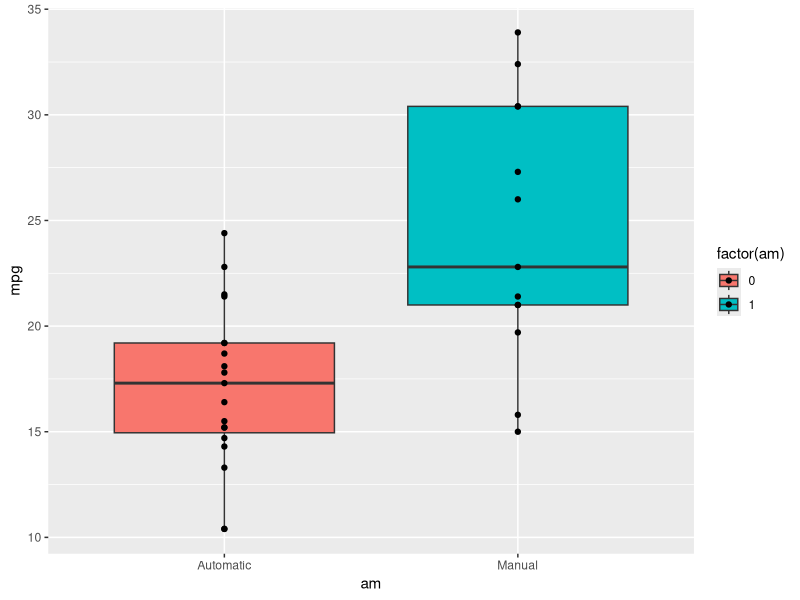
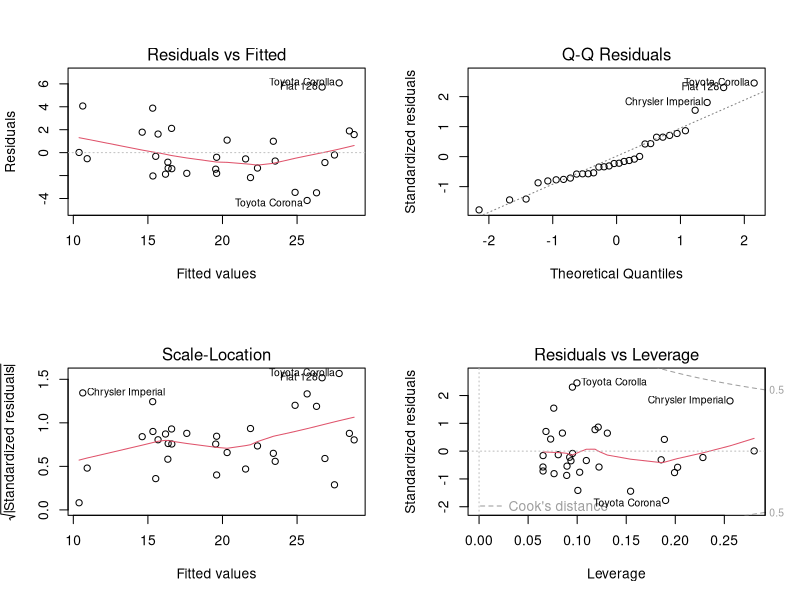

Reproduce these figures in R, in order.
## ---- chunk 1
library(ggplot2)
library(GGally)
library(car)
library(knitr)
data(mtcars)
Sys.setlocale("LC_TIME", "English")
## ---- chunk 2
head(mtcars,5)
## ---- chunk 3
range(mtcars$mpg); mean(mtcars$mpg)
## ---- chunk 4
rng <- range(mtcars$mpg)
m <- round(mean(mtcars$mpg),1)
## ---- chunk 5
t.test(mtcars[mtcars$am==1,]$mpg , mtcars[mtcars$am == 0,]$mpg, alternative="two.sided")[3]
## ---- chunk 6
tt <- t.test(mtcars[mtcars$am==1,]$mpg , mtcars[mtcars$am==0,]$mpg, alternative="two.sided")[3]
pv <- round(as.numeric(tt),3)
## ---- chunk 7
corcoeff <- cor(mtcars$mpg, mtcars)
corcoeff[ ,abs(corcoeff) > 0.5][-1]
## ---- chunk 8
vrbls <- rownames(as.data.frame(corcoeff[ ,abs(corcoeff) > 0.5][-1]))
## ---- chunk 9
fit01 <- lm(mpg ~ cyl + disp + hp + drat + wt + vs + factor(am),data = mtcars)
fit02 <- lm(mpg ~ cyl + disp + hp + drat + wt + vs + factor(am) + qsec + gear + carb,data = mtcars)
anova(fit01, fit02)
## ---- chunk 10
c(shapiro.test(fit01$residuals)$p,shapiro.test(fit02$residuals)$p)
## ---- chunk 11
fit0 <- lm(mpg ~ factor(am) ,data = mtcars)
fit1 <- lm(mpg ~ factor(am) + wt ,data = mtcars)
fit2 <- lm(mpg ~ factor(am) + wt + cyl,data = mtcars)
fit3 <- lm(mpg ~ factor(am) + wt + cyl + hp,data = mtcars)
fit4 <- lm(mpg ~ factor(am) + wt + cyl + hp + disp,data = mtcars)
fit5 <- lm(mpg ~ factor(am) + wt + cyl + hp + disp + drat,data = mtcars)
fit6 <- lm(mpg ~ factor(am) + wt + cyl + hp + disp + drat + vs,data = mtcars)
## ---- chunk 12
residM <- cbind(resid(fit0),resid(fit1),resid(fit2),resid(fit3),
                resid(fit4),resid(fit5),resid(fit6))
apply(residM,2, function(x) shapiro.test(x)$p.value )
## ---- chunk 13
anova(fit0,fit1,fit2,fit3,fit4,fit5,fit6)[6]
## ---- chunk 14
r_sq <- round(summary(fit2)$r.squared,2)
## ---- chunk 15
summary(fit2)$r.squared
## ---- chunk 16
summary(fit2 <- lm(mpg ~ factor(am) + wt + cyl - 1 ,data = mtcars))$coeff
## ---- chunk 17
tr_dif <- round(summary(fit2)$coeff[2] - summary(fit2)$coeff[1],2)
## ---- chunk 18
ggplot(mtcars, aes(am, mpg, fill = factor(am)) ) +
     geom_boxplot(data = mtcars, aes(x=factor(am, labels = c("Automatic", "Manual")), mpg)) +
     geom_point  (data = mtcars, aes(x=factor(am, labels = c("Automatic", "Manual")), mpg))
## ---- chunk 19
par(mfrow = c(2,2))
plot(lm(mpg ~ am + wt + cyl,data = mtcars))
